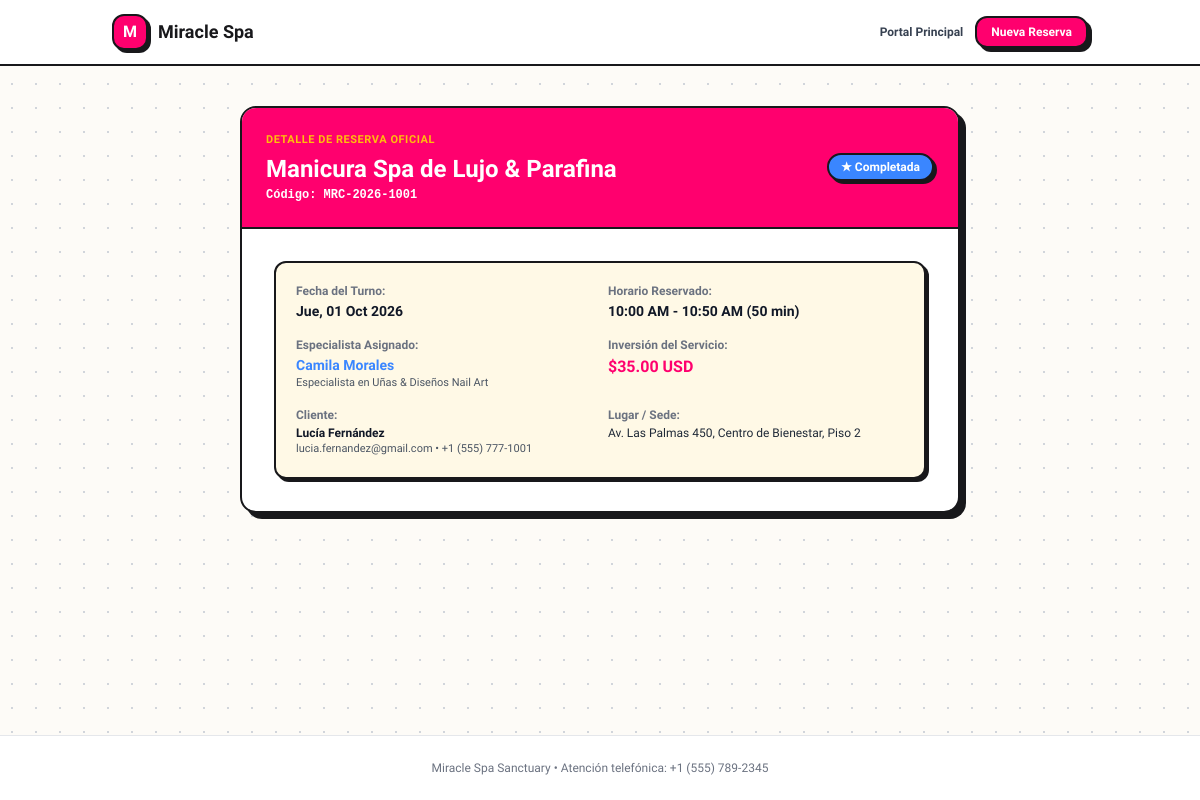
/gestionar-cita.php?token=tok_demo_1001_a9f8, run on the app's committed database.
### tables this page shows
CREATE TABLE IF NOT EXISTS `appointments` (
  `id` INT AUTO_INCREMENT PRIMARY KEY,
  `code` VARCHAR(30) NOT NULL UNIQUE,
  `client_id` INT NOT NULL,
  `service_id` INT NOT NULL,
  `professional_id` INT NOT NULL,
  `date` DATE NOT NULL,
  `start_time` TIME NOT NULL,
  `end_time` TIME NOT NULL,
  `duration_minutes` INT NOT NULL,
  `buffer_minutes` INT NOT NULL DEFAULT 15,
  `price` DECIMAL(10,2) NOT NULL DEFAULT 0.00,
  `status` ENUM('pendiente', 'confirmada', 'completada', 'cancelada', 'reprogramada') NOT NULL DEFAULT 'confirmada',
  `manage_token` VARCHAR(64) NOT NULL UNIQUE,
  `client_notes` TEXT NULL,
  `admin_notes` TEXT NULL,
  `cancellation_reason` TEXT NULL,
  `cancelled_at` DATETIME NULL,
  `rescheduled_at` DATETIME NULL,
  `created_at` DATETIME DEFAULT CURRENT_TIMESTAMP,
  INDEX `idx_date_prof` (`date`, `professional_id`),
  INDEX `idx_date_status` (`date`, `status`),
  INDEX `idx_token` (`manage_token`),
  CONSTRAINT `fk_app_client` FOREIGN KEY (`client_id`) REFERENCES `clients` (`id`) ON DELETE RESTRICT,
  CONSTRAINT `fk_app_service` FOREIGN KEY (`service_id`) REFERENCES `services` (`id`) ON DELETE RESTRICT,
  CONSTRAINT `fk_app_prof` FOREIGN KEY (`professional_id`) REFERENCES `professionals` (`id`) ON DELETE RESTRICT
);

CREATE TABLE IF NOT EXISTS `services` (
  `id` INT AUTO_INCREMENT PRIMARY KEY,
  `category_id` INT NOT NULL,
  `name` VARCHAR(150) NOT NULL,
  `description` TEXT NULL,
  `duration_minutes` INT NOT NULL DEFAULT 60,
  `price` DECIMAL(10,2) NOT NULL DEFAULT 0.00,
  `active` TINYINT(1) NOT NULL DEFAULT 1,
  `image_url` VARCHAR(255) NULL,
  `created_at` DATETIME DEFAULT CURRENT_TIMESTAMP,
  INDEX (`category_id`),
  CONSTRAINT `fk_service_category` FOREIGN KEY (`category_id`) REFERENCES `categories` (`id`) ON DELETE CASCADE
);

CREATE TABLE IF NOT EXISTS `professionals` (
  `id` INT AUTO_INCREMENT PRIMARY KEY,
  `name` VARCHAR(150) NOT NULL,
  `email` VARCHAR(150) NOT NULL UNIQUE,
  `phone` VARCHAR(50) NULL,
  `title` VARCHAR(100) DEFAULT 'Especialista en Belleza y Bienestar',
  `bio` TEXT NULL,
  `avatar` VARCHAR(255) NULL,
  `rating` DECIMAL(3,2) DEFAULT 4.90,
  `active` TINYINT(1) DEFAULT 1,
  `created_at` DATETIME DEFAULT CURRENT_TIMESTAMP
);

CREATE TABLE IF NOT EXISTS `clients` (
  `id` INT AUTO_INCREMENT PRIMARY KEY,
  `name` VARCHAR(150) NOT NULL,
  `email` VARCHAR(150) NOT NULL,
  `phone` VARCHAR(50) NOT NULL,
  `notes` TEXT NULL,
  `created_at` DATETIME DEFAULT CURRENT_TIMESTAMP,
  INDEX `idx_client_email` (`email`)
);

### app/Models/Appointment.php (called while the page is built, shortened)
<?php
class Appointment {
    public static function findByManageToken(string $token): ?array {
        $db = Database::getConnection();
        $stmt = $db->prepare("SELECT a.*,
                                     c.name AS client_name, c.email AS client_email, c.phone AS client_phone,
                                     s.name AS service_name, s.duration_minutes AS service_duration,
                                     cat.name AS category_name, cat.slug AS category_slug,
                                     p.name AS professional_name, p.title AS professional_title, p.avatar AS professional_avatar
                              FROM appointments a
                              JOIN clients c ON c.id = a.client_id
                              JOIN services s ON s.id = a.service_id
                              JOIN categories cat ON cat.id = s.category_id
                              JOIN professionals p ON p.id = a.professional_id
                              WHERE a.manage_token = ?");
        $stmt->execute([trim($token)]);
        $row = $stmt->fetch();
        return $row ?: null;
    }
}

### config/app.php (called while the page is built, shortened)
<?php
class AppConfig {
    private static array $settingsCache = [];
    public static function getSetting(string $key, string $default = ''): string {
        return self::$settingsCache[$key] ?? $default;
    }
    private static function loadSettings(): void {
        try {
            $db = Database::getConnection();
            $stmt = $db->query("SELECT setting_key, setting_value FROM settings");
            $rows = $stmt->fetchAll(PDO::FETCH_KEY_PAIR);
            self::$settingsCache = $rows ?: [];
        } catch (Exception $e) {
            self::$settingsCache = [
                'spa_name' => 'Miracle Spa Sanctuary',
                'spa_address' => 'Av. Las Palmas 450, Centro de Bienestar, Piso 2',
                'spa_phone' => '+1 (555) 789-2345',
                'spa_email' => 'citas@miraclespa.com',
                'currency_symbol' => '$',
                'buffer_minutes' => '15',
                'min_cancel_hours' => '4',
                'opening_time' => '09:00:00',
                'closing_time' => '20:00:00',
                'slot_interval_minutes' => '30',
                'mail_driver' => 'simulated'
            ];
        }
    }
}

### gestionar-cita.php (the view, shortened to what this page needs)
<?php
require_once __DIR__ . '/config/app.php';
require_once __DIR__ . '/app/Models/Appointment.php';
require_once __DIR__ . '/app/Helpers/ViewHelper.php';
$token = $_GET['token'] ?? null;
$code = $_GET['code'] ?? null;
$appointment = null;
if (!empty($token)) {
    $appointment = Appointment::findByManageToken($token);
} elseif (!empty($code)) {
    $appointment = Appointment::findByCode($code);
}
$spaName = AppConfig::getSetting('spa_name', 'Miracle Spa Sanctuary');
$spaAddress = AppConfig::getSetting('spa_address', 'Av. Las Palmas 450, Centro de Bienestar');
$spaPhone = AppConfig::getSetting('spa_phone', '+1 (555) 789-2345');
?>
<!DOCTYPE html>
<html lang="es">
<head>
    <script src="https://cdn.tailwindcss.com"></script>
    <link rel="stylesheet" href="assets/css/app.css">
</head>
<body class="bg-[#FDFBF7] text-[#18181B] min-h-screen flex flex-col">
    <header class="bg-white border-b-2 border-[#18181B] sticky top-0 z-30">
        <div class="max-w-5xl mx-auto px-4 sm:px-6 h-16 flex items-center justify-between">
            <a href="index.php" class="flex items-center gap-2.5">
                <span class="w-9 h-9 rounded-xl bg-[#FF006E] text-white flex items-center justify-center font-bold text-base border-2 border-[#18181B] memphis-shadow-sm">M</span>
                <span class="font-bold text-lg text-[#18181B]">Miracle Spa</span>
            </a>
            <div class="flex items-center gap-3">
                <a href="index.php" class="text-xs font-bold text-gray-700 hover:text-[#FF006E]">Portal Principal</a>
                <a href="index.php#booking-wizard-section" class="btn-memphis-primary text-xs px-3.5 py-1.5 rounded-xl">Nueva Reserva</a>
            </div>
        </div>
    </header>
    <main class="max-w-3xl mx-auto px-4 sm:px-6 py-10 flex-1 w-full">
        <?php if (!$appointment): ?>
            <div class="bg-white rounded-2xl border-2 border-[#18181B] p-8 memphis-shadow-lg text-center max-w-lg mx-auto">
                <div class="w-14 h-14 rounded-2xl bg-[#FFBE0B] text-[#18181B] flex items-center justify-center text-2xl mx-auto mb-4 font-bold border-2 border-[#18181B] memphis-shadow-sm">
                    🔍
                </div>
                <h1 class="text-2xl font-space font-bold text-[#18181B] mb-2">Consulta de Citas</h1>
                <p class="text-xs text-gray-600 mb-6 font-medium">Ingresa tu código de reserva (por ejemplo MRC-2026-1007) para revisar el estado o reprogramar.</p>
                <form method="GET" class="space-y-4">
                    <div>
                        <input type="text" name="code" required placeholder="Código: MRC-2026-XXXX" class="w-full text-center px-4 py-3 rounded-xl border-2 border-[#18181B] font-mono text-sm uppercase font-bold focus:ring-2 focus:ring-[#FF006E] focus:outline-none memphis-shadow-sm">
                    </div>
                    <button type="submit" class="w-full btn-memphis-primary font-bold py-3.5 rounded-xl text-xs">
                        Buscar Mi Cita
                    </button>
                </form>
                <div class="mt-6 text-xs text-gray-500 font-medium">
                    ¿No encuentras tu código? Revisa el correo electrónico de confirmación que te enviamos al agendar.
                </div>
            </div>
        <?php else: ?>
            <div class="bg-white rounded-2xl border-2 border-[#18181B] overflow-hidden memphis-shadow-lg">
                <div class="p-6 bg-[#FF006E] text-white border-b-2 border-[#18181B] flex flex-col sm:flex-row sm:items-center justify-between gap-4">
                    <div>
                        <div class="text-[11px] text-[#FFBE0B] uppercase font-extrabold tracking-wider mb-1">Detalle de Reserva Oficial</div>
                        <h1 class="text-2xl font-space font-bold"><?= htmlspecialchars($appointment['service_name']) ?></h1>
                        <span class="font-mono text-xs text-white font-bold block mt-0.5">Código: <?= htmlspecialchars($appointment['code']) ?></span>
                    </div>
                    <div>
                        <?= ViewHelper::statusBadge($appointment['status']) ?>
                    </div>
                </div>
                <div class="p-6 sm:p-8 space-y-6">
                    <div class="grid grid-cols-1 sm:grid-cols-2 gap-4 bg-[#FFF9E6] p-5 rounded-xl border-2 border-[#18181B] text-xs memphis-shadow-sm font-medium">
                        <div>
                            <span class="text-gray-500 font-bold block mb-0.5">Fecha del Turno:</span>
                            <span class="font-bold text-gray-900 text-sm"><?= ViewHelper::formatDate($appointment['date']) ?></span>
                        </div>
                        <div>
                            <span class="text-gray-500 font-bold block mb-0.5">Horario Reservado:</span>
                            <span class="font-bold text-gray-900 text-sm"><?= ViewHelper::formatTime($appointment['start_time']) ?> - <?= ViewHelper::formatTime($appointment['end_time']) ?> (<?= $appointment['duration_minutes'] ?> min)</span>
                        </div>
                        <div>
                            <span class="text-gray-500 font-bold block mb-0.5">Especialista Asignado:</span>
                            <span class="font-bold text-[#3A86FF] text-sm"><?= htmlspecialchars($appointment['professional_name']) ?></span>
                            <span class="text-gray-600 block text-[11px]"><?= htmlspecialchars($appointment['professional_title']) ?></span>
                        </div>
                        <div>
                            <span class="text-gray-500 font-bold block mb-0.5">Inversión del Servicio:</span>
                            <span class="font-space font-extrabold text-[#FF006E] text-base">$<?= number_format((float)$appointment['price'], 2) ?> USD</span>
                        </div>
                        <div>
                            <span class="text-gray-500 font-bold block mb-0.5">Cliente:</span>
                            <span class="font-bold text-gray-900"><?= htmlspecialchars($appointment['client_name']) ?></span>
                            <span class="text-gray-600 block text-[11px]"><?= htmlspecialchars($appointment['client_email']) ?> &bull; <?= htmlspecialchars($appointment['client_phone']) ?></span>
                        </div>
                        <div>
                            <span class="text-gray-500 font-bold block mb-0.5">Lugar / Sede:</span>
                            <span class="text-gray-800"><?= htmlspecialchars($spaAddress) ?></span>
                        </div>
                    </div>
                </div>
            </div>
        <?php endif; ?>
    </main>
    <footer class="bg-white border-t border-gray-200 py-6 text-center text-xs text-gray-500 mt-auto">
        <?= htmlspecialchars($spaName) ?> &bull; Atención telefónica: <?= htmlspecialchars($spaPhone) ?>
    </footer>
</body>
</html>

### app/Helpers/ViewHelper.php (shortened to what this page needs)
<?php
class ViewHelper {
    public static function formatDate(string $dateStr): string {
        $timestamp = strtotime($dateStr);
        $dias = ['Dom', 'Lun', 'Mar', 'Mié', 'Jue', 'Vie', 'Sáb'];
        $meses = ['', 'Ene', 'Feb', 'Mar', 'Abr', 'May', 'Jun', 'Jul', 'Ago', 'Sep', 'Oct', 'Nov', 'Dic'];
        $diaSemana = $dias[date('w', $timestamp)];
        $dia = date('d', $timestamp);
        $mes = $meses[(int)date('m', $timestamp)];
        $anio = date('Y', $timestamp);
        return "{$diaSemana}, {$dia} {$mes} {$anio}";
    }
    public static function formatTime(string $timeStr): string {
        return date('h:i A', strtotime($timeStr));
    }
    public static function statusBadge(string $status): string {
        $badges = [
            'confirmada' => [
                'label' => '✓ Confirmada',
                'class' => 'bg-[#06D6A0] text-[#18181B] border-2 border-[#18181B]'
            ],
            'pendiente' => [
                'label' => '⏱ Pendiente',
                'class' => 'bg-[#FFBE0B] text-[#18181B] border-2 border-[#18181B]'
            ],
            'completada' => [
                'label' => '★ Completada',
                'class' => 'bg-[#3A86FF] text-white border-2 border-[#18181B]'
            ],
            'cancelada' => [
                'label' => '✕ Cancelada',
                'class' => 'bg-[#FF006E] text-white border-2 border-[#18181B]'
            ],
            'reprogramada' => [
                'label' => '↻ Reprogramada',
                'class' => 'bg-[#8338EC] text-white border-2 border-[#18181B]'
            ],
        ];
        $info = $badges[$status] ?? ['label' => ucfirst($status), 'class' => 'bg-white text-[#18181B] border-2 border-[#18181B]'];
        return "<span class='inline-flex items-center px-3 py-1 rounded-full text-xs font-extrabold memphis-shadow-sm {$info['class']}'>
                    {$info['label']}
                </span>";
    }
}

### assets/css/app.css (style rules this page uses)
:root { --memphis-pink: #FF006E; --memphis-pink-light: #FF5C9D; --memphis-yellow: #FFBE0B; --memphis-yellow-light: #FFE484; --memphis-blue: #3A86FF; --memphis-blue-light: #70A9FF; --memphis-teal: #06D6A0; --memphis-teal-light: #52F0C8; --memphis-purple: #8338EC; --memphis-purple-light: #A469FF; --memphis-dark: #18181B; --memphis-black: #111111; --memphis-bg: #FDFBF7; --memphis-card: #FFFFFF; --memphis-cream: #FFF9E6; }
body { background-color: var(--memphis-bg); color: var(--memphis-dark); font-family: 'Plus Jakarta Sans', system-ui, -apple-system, sans-serif; -webkit-font-smoothing: antialiased; background-image: radial-gradient(#d1d5db 1px, transparent 1px); background-size: 24px 24px; }
.memphis-shadow-sm { box-shadow: 3px 3px 0px var(--memphis-dark); }
.memphis-shadow-lg { box-shadow: 6px 6px 0px var(--memphis-dark); }
.btn-memphis-primary { background-color: var(--memphis-pink); color: #FFFFFF; border: 2.5px solid var(--memphis-dark); font-weight: 800; box-shadow: 4px 4px 0px var(--memphis-dark); transition: all 0.12s ease; }

### gestionar-cita.php (style rules this page uses)
body { font-family: 'Plus Jakarta Sans', sans-serif; }

### data on the page
appointments: service.name "Manicura Spa de Lujo & Parafina", code "MRC-2026-1001", status "★ Completada", date "Jue, 01 Oct 2026", start_time "10:00 AM", end_time "10:50 AM", duration_minutes "50", professional.name "Camila Morales", professional.title "Especialista en Uñas & Diseños Nail Art", price "35.00", client.name "Lucía Fernández", client.email "lucia.fernandez@gmail.com", client.phone "+1 (555) 777-1001"

### other printed values
$spaAddress "Av. Las Palmas 450, Centro de Bienestar, Piso 2"
$spaName "Miracle Spa Sanctuary"
$spaPhone "+1 (555) 789-2345"
